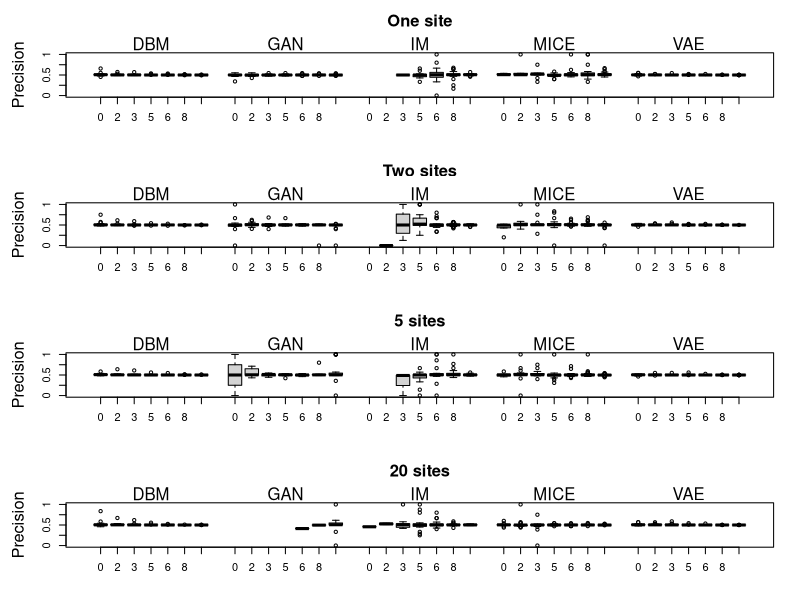
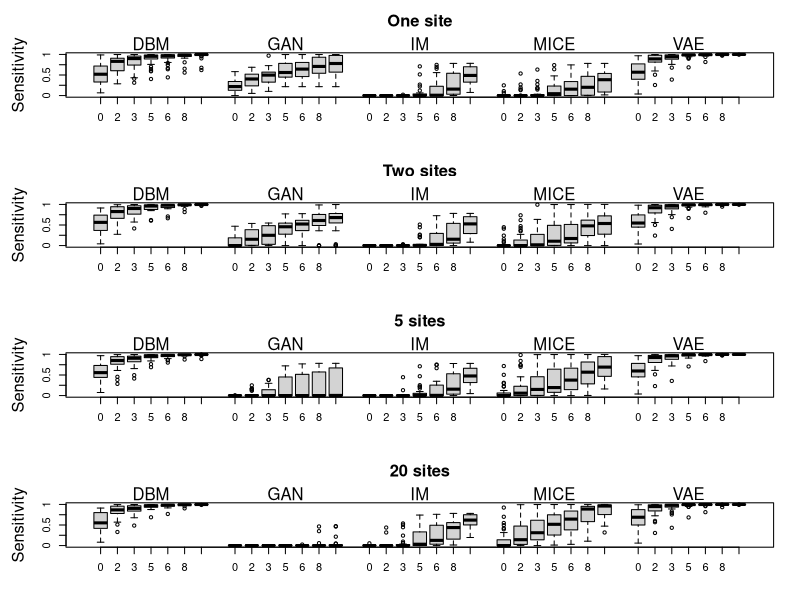

These figures' R source, in order:
membership_plotdata <- read.csv("results_membership.tsv",
                                header = TRUE, sep = "\t")

membership_plotdata$precision <- membership_plotdata$true_pos /
  ( membership_plotdata$true_pos + membership_plotdata$false_pos)

membership_plotdata$sensitivity <- membership_plotdata$true_pos /
  ( membership_plotdata$true_pos + membership_plotdata$false_neg)


plotMembershipMetric <- function(membership_plotdata, what) {
  ylim <- c(0,1)

  par(mfrow = c(4,1), mar = c(4, 5, 4, 2))
  modeltypes <- sort(toupper(unique(membership_plotdata$modeltype)))
  ndistances <- 7
  atarg <- unlist(Map(function(i) {((i-1)*ndistances+i):(i*ndistances+(i-1))}, 1:5))
  boxplotforsite <- function(nsites, title, what) {
    ylablogor <- paste(toupper(substring(what, 1,1)), substring(what, 2),
                       sep="", collapse=" ")
    boxplot(as.formula(paste0(what, " ~  distance + modeltype")),
            data = membership_plotdata[membership_plotdata$nsites == nsites, ],
            ylab = ylablogor, xlab = "", ylim = ylim, at = atarg,
            names = as.character(rep(c(0, 2, 3, 5, 6, 8, 10), 5)),
            yaxt = 'n',
            cex.lab = 1.5)
    axis(side = 2, at = c(0, 0.25, 0.5, 0.75, 1),
         labels = c("0", "", "0.5", "", "1"))

    for (i in 1:length(modeltypes)) {
      mtext(modeltypes[i], line = 0,
            at = 3 + (i-1) * ndistances + i,
            cex = 1)
    }
    title(title, line = 2, cex.main = 1.5)
  }

  boxplotforsite(1, "One site", what)
  boxplotforsite(2, "Two sites", what)
  boxplotforsite(5, "5 sites", what)
  boxplotforsite(20, "20 sites", what)

}


pdf(file = "membership_precision.pdf", width = 8.8, height = 7.5)
plotMembershipMetric(membership_plotdata, "precision")
dev.off()

pdf(file = "membership_sensitivity.pdf", width = 8.8, height = 7.5)
plotMembershipMetric(membership_plotdata, "sensitivity")
dev.off()
